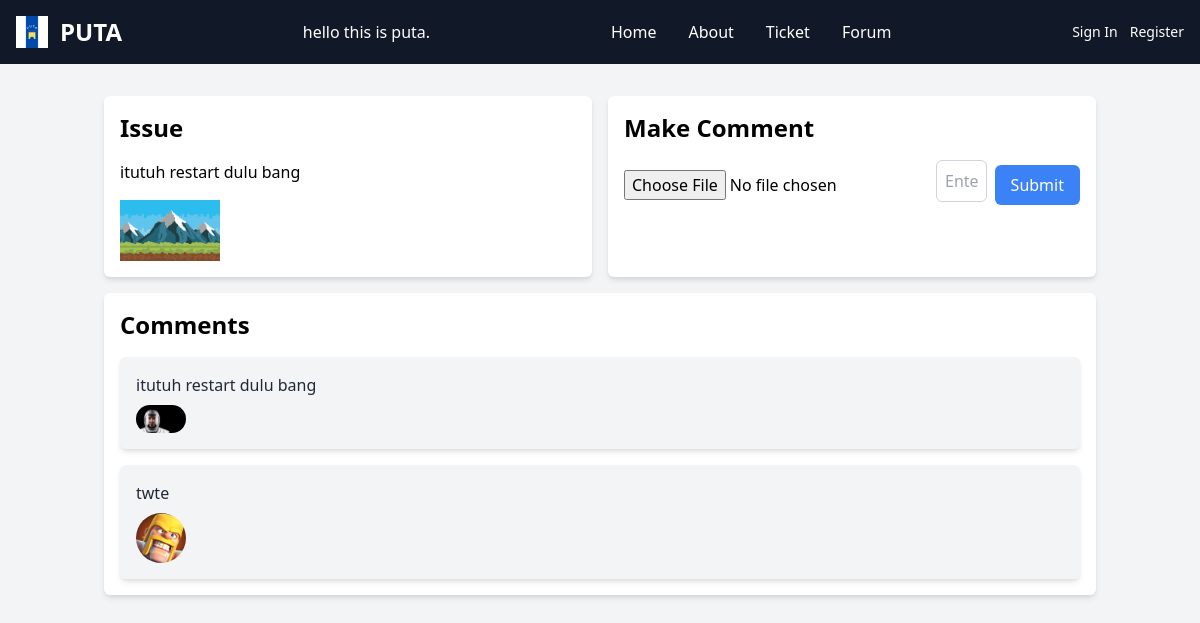
/issue.php?id=1, run on the app's committed database.
### tables this page shows
CREATE TABLE `topicissue` (
  `topicissue_id` int(11) NOT NULL,
  `customer_id` int(11) DEFAULT NULL,
  `image` varchar(255) DEFAULT NULL,
  `description` varchar(2000) DEFAULT NULL
);

CREATE TABLE `topicissuedetails` (
  `topicissuedetails_id` int(11) NOT NULL,
  `topicissue_id` int(11) DEFAULT NULL,
  `comment` varchar(255) DEFAULT NULL,
  `image` varchar(255) DEFAULT NULL,
  `customer_id` int(11) DEFAULT NULL
);

CREATE TABLE `customers` (
  `customer_id` int(11) NOT NULL,
  `username` varchar(100) DEFAULT NULL,
  `first_name` varchar(100) DEFAULT NULL,
  `last_name` varchar(100) DEFAULT NULL,
  `email` varchar(100) DEFAULT NULL,
  `password` varchar(100) DEFAULT NULL,
  `user_type` enum('admin','user') DEFAULT NULL,
  `image` varchar(200) DEFAULT NULL
);

### issue.php (the view, shortened to what this page needs)
<?php
include "config.php";
$id = $_GET['id'] ?? null;
$sql = "SELECT * FROM topicissue WHERE topicissue_id = $id";
$result = mysqli_query($conn, $sql);
$row = mysqli_fetch_assoc($result);
$sql2 = "SELECT * FROM topicissuedetails WHERE topicissue_id = $id";
$result2 = mysqli_query($conn, $sql2);
?>
<!DOCTYPE html>
<html lang="en">
<head>
    <link href="https://cdn.jsdelivr.net/npm/tailwindcss@2.2.19/dist/tailwind.min.css" rel="stylesheet">
</head>
<body class="bg-gray-100">
    <?php require "navbar.php"; ?>
    <div class="container mx-auto py-8 p-4">
        <div class="grid grid-cols-1 md:grid-cols-2 gap-4">
            <div class="bg-white rounded-md p-4 shadow-md hover:shadow-lg transition duration-300 mb-4">
                <h1 class="text-2xl font-bold mb-4">Issue</h1>
                <p><?php echo $row['description']; ?></p>
                <?php if (!empty($row['image'])) : ?>
                    <img src="images/<?php echo $row['image']; ?>" alt="Issue Image" class="mt-4" width="100px">
                <?php endif; ?>
            </div>
            <div class="bg-white rounded-md p-4 shadow-md hover:shadow-lg transition duration-300 mb-4">
                <h1 class="text-2xl font-bold mb-4">Make Comment</h1>
                <form method="post" enctype="multipart/form-data" class="mb-4">
                    <div class="flex flex-col md:flex-row md:items-center">
                        <input type="file" name="image" class="mb-2 md:mb-0" />
                        <input type="text" name="desc" class="border-gray-300 border rounded-md p-2 mb-2 md:mr-2 md:w-3/4 focus:outline-none focus:border-blue-500" placeholder="Enter Description">
                        <button type="submit" name="submit" class="bg-blue-500 text-white rounded-md px-4 py-2 hover:bg-blue-600 transition duration-300">Submit</button>
                    </div>
                </form>
            </div>
        </div>
        <div class="bg-white rounded-md p-4 shadow-md hover:shadow-lg transition duration-300">
    <h1 class="text-2xl font-bold mb-4">Comments</h1>
    <div class="space-y-4">
        <?php while ($row = mysqli_fetch_assoc($result2)) : ?>
            <div class="bg-gray-100 rounded-md p-4 shadow-md hover:shadow-lg transition duration-300">
                <div class="flex justify-between items-center">
                    <div>
                        <p class="text-gray-800"><?php echo $row['comment']; ?></p>
                        <?php
                            $customer_id = $row['customer_id'];
                            $customer_image_sql = "SELECT image FROM customers WHERE customer_id = $customer_id";
                            $customer_image_result = mysqli_query($conn, $customer_image_sql);
                            $customer_image_row = mysqli_fetch_assoc($customer_image_result);
                            if (!empty($customer_image_row['image'])) :
                        ?>
                            <img src="images/<?php echo $customer_image_row['image']; ?>" alt="Customer Image" class="mt-2 rounded-full" width="50px">
                        <?php endif; ?>
                    </div>
                </div>
            </div>
        <?php endwhile; ?>
    </div>
</div>
    </div>
</body>
</html>

### navbar.php (shortened to what this page needs)
<?php
    $loggedIn = isset($_SESSION['user_name']);
    $data_customer = null;
?>
<!DOCTYPE html>
<html lang="en">
<head>
</head>
<body>
    <nav class="sticky top-0 z-50 bg-gray-900 border-gray-200 dark:bg-gray-900">
        <div class="max-w-screen-xl flex flex-wrap items-center justify-between mx-auto p-4">
            <a href="index.php" class="flex items-center space-x-3 rtl:space-x-reverse">
                <img src="images/logo2.jpeg" class="h-8 hover:scale-110 hover:rotate-180 transition-transform duration-300" />
                <span class="self-center text-2xl font-semibold whitespace-nowrap text-white dark:text-white">PUTA</span>
            </a>
            <div class="flex items-center md:order-2 space-x-3 md:space-x-0 rtl:space-x-reverse">
                <?php if ($loggedIn) { ?>
                    <button type="button" class="flex text-sm bg-gray-800 rounded-full md:me-0 focus:ring-4 focus:ring-gray-600 dark:focus:ring-gray-600" id="user-menu-button" aria-expanded="false" data-dropdown-toggle="user-dropdown" data-dropdown-placement="bottom">
                        <span class="sr-only">Open user menu</span>
                        <img class="w-8 h-8 rounded-full" src="images/<?php echo $image_path; ?>" alt="user photo">
                    </button>
                    <div class="z-50 hidden my-4 text-base list-none bg-gray-700 divide-y divide-gray-600 rounded-lg shadow dark:bg-gray-700 dark:divide-gray-600 absolute right-0 mt-12" id="user-dropdown">
                        <div class="px-4 py-3">
                            <span class="block text-sm text-white dark:text-white"><?php echo $data_customer['username']; ?></span>
                            <span class="block text-sm  text-gray-500 truncate dark:text-gray-400"><?php echo $loggedIn ? $_SESSION['email'] : ''; ?></span>
                        </div>
                        <ul class="py-2" aria-labelledby="user-menu-button">
                            <li>
                                <a href="dashboard.php" class="block px-4 py-2 text-sm text-gray-200 hover:bg-gray-100 dark:hover:bg-gray-600 dark:text-gray-200 dark:hover:text-white">Dashboard</a>
                            </li>
                            <li>
                                <a href="logout.php" class="block px-4 py-2 text-sm text-gray-200 hover:bg-gray-100 dark:hover:bg-gray-600 dark:text-gray-200 dark:hover:text-white">Sign out</a>
                            </li>
                        </ul>
                    </div>
                <?php } else { ?>
                    <div class="flex space-x-3">
                        <a href="login.php" class="text-sm text-white hover:text-blue-700">Sign In</a>
                        <a href="register.php" class="text-sm text-white hover:text-blue-700">Register</a>
                    </div>
                <?php } ?>
            </div>
            <div class="items-center justify-between hidden w-full md:flex md:w-auto md:order-1" id="navbar-user">
                <ul class="flex flex-col font-medium p-4 md:p-0 mt-4 border border-gray-100 rounded-lg bg-gray-800 md:space-x-8 rtl:space-x-reverse md:flex-row md:mt-0 md:border-0 md:bg-gray-900 dark:bg-gray-800 md:dark:bg-gray-900 dark:border-gray-700">
                    <li>
                        <a href="index.php" class="block py-2 px-3 text-white rounded hover:bg-gray-100 md:hover:bg-transparent  md:p-0 dark:text-white hover:text-blue-700 dark:hover:bg-gray-100  md:dark:hover:bg-transparent dark:border-gray-700" aria-current="page">Home</a>
                    </li>
                    <li>
                        <a href="about.php" class="block py-2 px-3 text-white rounded hover:bg-gray-100 md:hover:bg-transparent  md:p-0 dark:text-white hover:text-blue-700 dark:hover:bg-gray-100  md:dark:hover:bg-transparent dark:border-gray-700">About</a>
                    </li>
                    <li>
                        <a href="ticket.php" class="block py-2 px-3 text-white rounded hover:bg-gray-100 md:hover:bg-transparent  md:p-0 dark:text-white hover:text-blue-700 dark:hover:bg-gray-100  md:dark:hover:bg-transparent dark:border-gray-700">Ticket</a>
                    </li>
                    <li>
                        <a href="forum.php" class="block py-2 px-3 text-white rounded hover:bg-gray-100 md:hover:bg-transparent  md:p-0 dark:text-white hover:text-blue-700 dark:hover:bg-gray-100  md:dark:hover:bg-transparent dark:border-gray-700">Forum</a>
                    </li>
                </ul>
            </div>
            <p id="text" class="text-white">hello this is puta.</p>
        </div>
    </nav>
</body>
</html>

### data on the page
topicissue: description "itutuh restart dulu bang", image (picture)
topicissuedetails: comment "itutuh restart dulu bang", customer.image (picture)
topicissuedetails: comment "twte", customer.image (picture)
